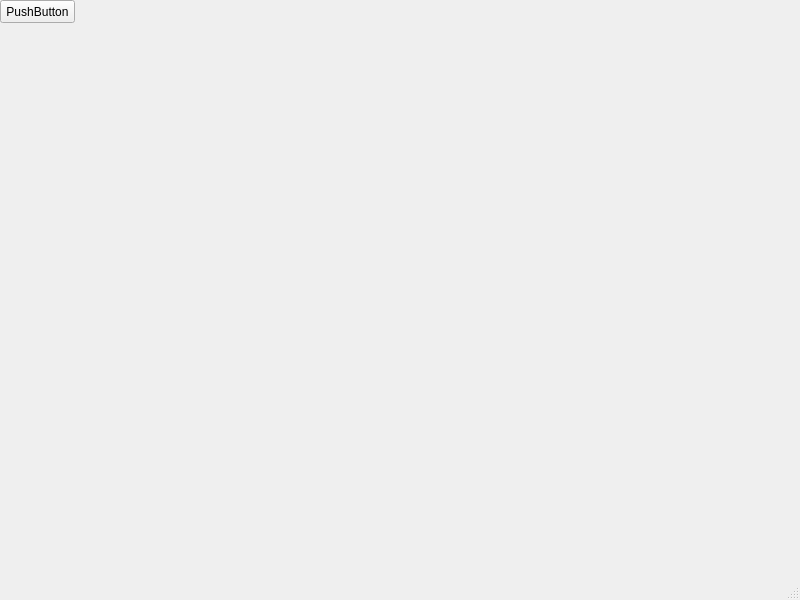
<?xml version="1.0" encoding="UTF-8"?>
<ui version="4.0">
 <class>MainWindow</class>
 <widget class="QMainWindow" name="MainWindow">
  <property name="geometry">
   <rect>
    <x>0</x>
    <y>0</y>
    <width>800</width>
    <height>600</height>
   </rect>
  </property>
  <property name="windowTitle">
   <string>MainWindow</string>
  </property>
  <widget class="QWidget" name="centralwidget">
   <widget class="QPushButton" name="button">
    <property name="geometry">
     <rect>
      <x>0</x>
      <y>0</y>
      <width>75</width>
      <height>23</height>
     </rect>
    </property>
    <property name="text">
     <string>PushButton</string>
    </property>
   </widget>
  </widget>
  <widget class="QMenuBar" name="menubar">
   <property name="geometry">
    <rect>
     <x>0</x>
     <y>0</y>
     <width>800</width>
     <height>21</height>
    </rect>
   </property>
  </widget>
  <widget class="QStatusBar" name="statusbar"/>
 </widget>
 <resources/>
 <connections/>
</ui>
